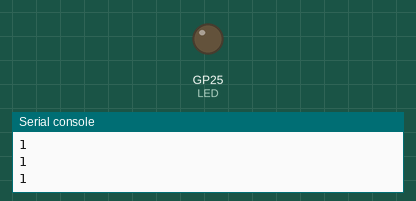
Recording of a program running on a simulated Raspberry Pi Pico running MicroPython. Parts: output pins drawn as LEDs (lit = HIGH), the last lines printed to the serial console. WiFi joins after 1.5 s; web requests get an empty 200 reply after 0.4 s. At 3.9 s the program stops and its outputs stay as they are.

Above: at 0.3 s.
At 1.6 s:
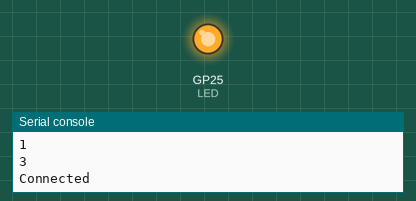
Timing chart, 0 to 3.1 s (numbered marks = the images above):
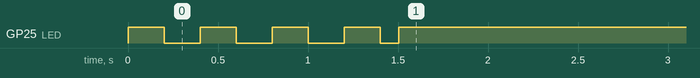

Measured:
- by itself, GP25 (LED): goes 3 × (HIGH 0.20 s, LOW 0.20 s), HIGH 0.20 s, LOW 0.10 s, then HIGH

The program:

request.py
```python
import network
from machine import Pin, Timer
from time import sleep_ms
import rp2
import urequests

def setup(country, ssid, key):
    rp2.country(country)
    wifi=network.WLAN(network.STA_IF)
    wifi.active(True)
    wifi.disconnect()
    LED=Pin("LED", Pin.OUT)
    LED.high()
    timeout=20000
    wifi.connect(ssid,key)
    timer=Timer()
    timer.init(period=200, mode=Timer.PERIODIC,
                            callback=lambda t:LED.toggle())
    s=0
    while timeout>0:
        s=wifi.status()
        print(s)
        if s==3 or s<0:
            break
        sleep_ms(100)
        timeout=timeout-100

    if(s<2):
        timer.init(period=1000, mode=Timer.PERIODIC,
                            callback=lambda t:LED.toggle())
    else:
        timer.deinit()
        LED.high()
    return wifi

wifi = setup("country", "ssid", "password")
print("Connected")

url = "http://192.168.253.45:8080"
r = urequests.get(url)
print(r.content)
r.close()

buf = b'Hello World'
r = urequests.post(url,data = buf)
print(r.content)
r.close()

r = urequests.put(url,data = buf)
print(r.content)
r.close()

r = urequests.patch(url,data = buf)
print(r.content)
r.close()

r=urequests.head(url)
print(r.content)
print(r.headers)
r.close()

r=urequests.delete(url,data = buf)
print(r.content)
r.close()
```
